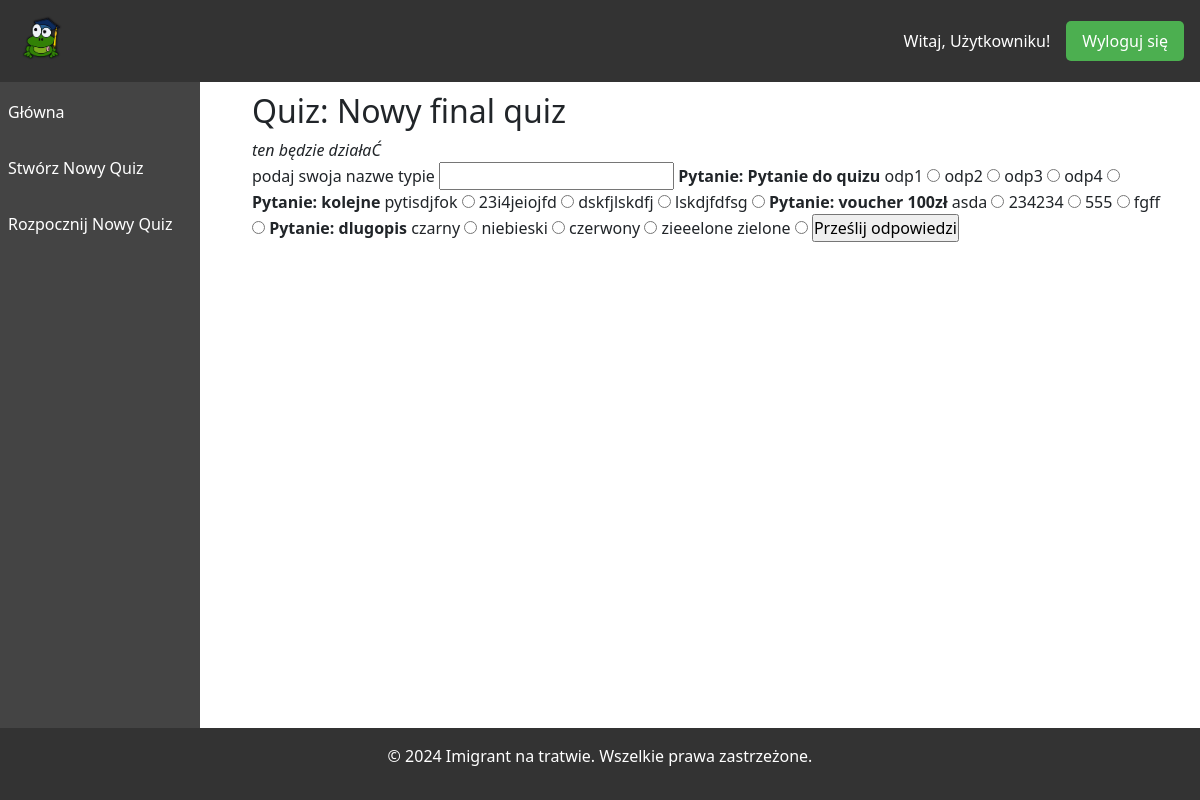
/attend/58/, run on an earlier commit of the app's database.
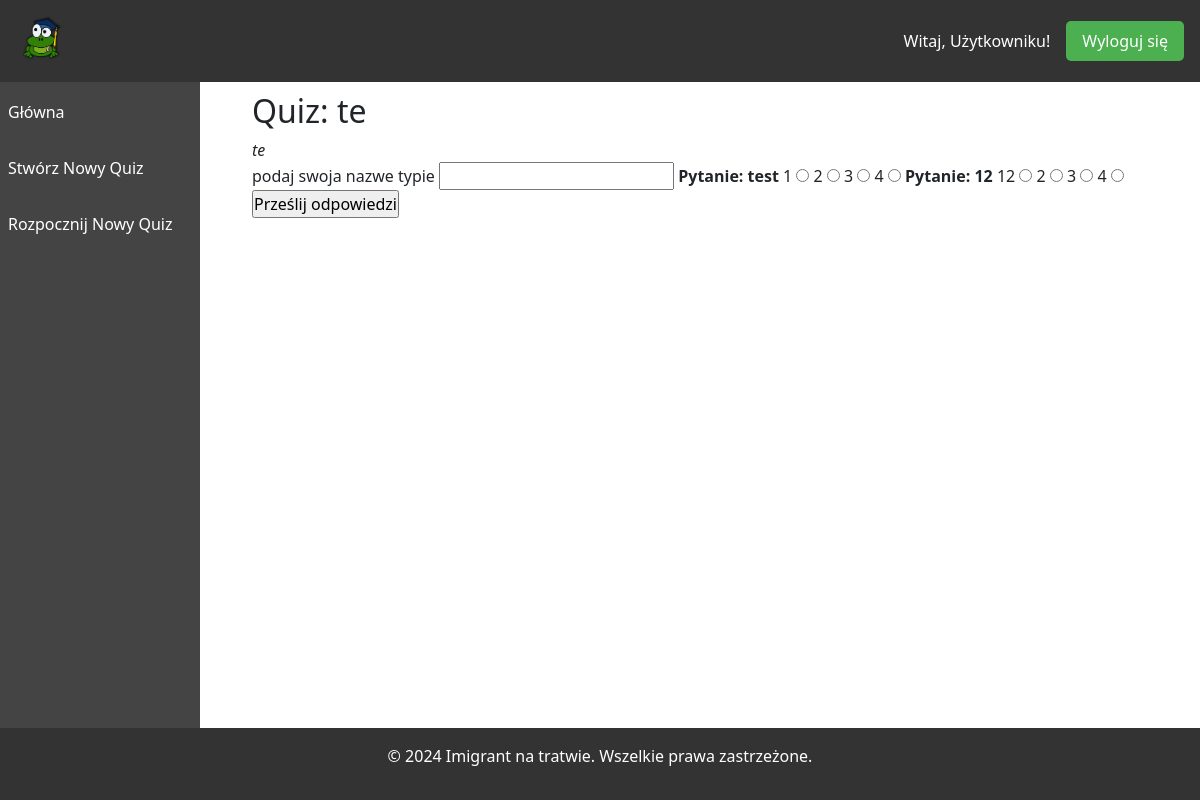
And on a later commit of the database.
### quizAPP/models.py (models this page shows, shortened)
class Quiz(models.Model):
    title = models.CharField(max_length=200)
    description = models.TextField(blank=True, null=True)
    created_by = models.ForeignKey(User, on_delete=models.PROTECT, related_name='quizzes')

class Question(models.Model):
    quiz = models.ForeignKey(Quiz, related_name='questions', on_delete=models.CASCADE)
    question_text = models.CharField(max_length=500)
    answer1 = models.CharField(max_length=200)
    answer2 = models.CharField(max_length=200)
    answer3 = models.CharField(max_length=200)
    answer4 = models.CharField(max_length=200)
    correct_answer = models.IntegerField()      #choice from 1 to 4

### testsAPP/views.py (the view)
# urls.py: path('<int:quiz_id>/', views.attend_quiz, name='attend_quiz'),
def attend_quiz(request, quiz_id):
    quiz = get_object_or_404(Quiz, id=quiz_id)
    return render(request, 'test/attendquiz.html', {'quiz': quiz})

### templates/test/attendquiz.html (shortened to what this page needs)
{% extends "quiz_base.html" %}
{% block content %}
  <h2>Quiz: {{ quiz.title }}</h2>
  <i>{{ quiz.description }}</i>
  <form action="{% url 'results' %}" method="post">
    {% if not user.is_authenticated %}
    <label for="username">podaj swoja nazwe typie</label>
    <input type="text" id="username" name="username">
    {% endif %}
    {% for question in quiz.questions.all %}
        <strong>Pytanie: {{ question.question_text }}</strong>
        <label for="answer1">{{ question.answer1 }}</label>
        <input type="radio" id="answer1-{{ question.id }}" name="question{{ question.id }}" value="1">
        <label for="answer2">{{ question.answer2 }}</label>
        <input type="radio" id="answer2-{{ question.id }}" name="question{{ question.id }}" value="2">
        <label for="answer3">{{ question.answer3 }}</label>
        <input type="radio" id="answer3-{{ question.id }}" name="question{{ question.id }}" value="3">
        <label for="answer4">{{ question.answer4 }}</label>
        <input type="radio" id="answer4-{{ question.id }}" name="question{{ question.id }}" value="4">
    {% endfor %}
    <input type="submit" value="Prześlij odpowiedzi">
    </form>
{% endblock %}

What changed in the data, as far as the page shows it:
no longer on this page (row edited): Question: question_text "voucher 100zł", answer1 "asda", answer2 "234234", answer3 "555", answer4 "fgff"
no longer on this page (row edited): Question: question_text "dlugopis", answer1 "czarny", answer2 "niebieski", answer3 "czerwony", answer4 "zieeelone zielone"
changed Quiz: title "Nowy final quiz" → "te"; description "ten będzie działaĆ" → "te"
changed Question: question_text "Pytanie do quizu" → "test"; answer1 "odp1" → "1"; answer2 "odp2" → "2"; answer3 "odp3" → "3"; answer4 "odp4" → "4"
changed Question (number 2 of 2 on the later page): question_text "kolejne" → "12"; answer1 "pytisdjfok" → "12"; answer2 "23i4jeiojfd" → "2"; answer3 "dskfjlskdfj" → "3"; answer4 "lskdjfdfsg" → "4"
